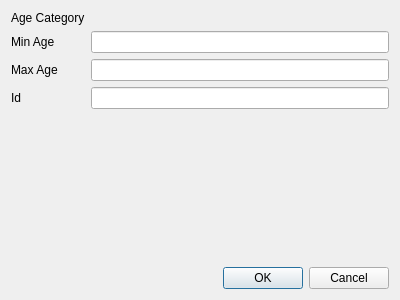
<?xml version="1.0" encoding="UTF-8"?>
<ui version="4.0">
 <class>AddAgeCategory</class>
 <widget class="QDialog" name="AddAgeCategory">
  <property name="geometry">
   <rect>
    <x>0</x>
    <y>0</y>
    <width>400</width>
    <height>300</height>
   </rect>
  </property>
  <property name="windowTitle">
   <string>Dialog</string>
  </property>
  <layout class="QVBoxLayout" name="verticalLayout">
   <item>
    <layout class="QFormLayout" name="formLayout">
     <item row="0" column="0">
      <widget class="QLabel" name="labelName">
       <property name="text">
        <string>Age Category</string>
       </property>
      </widget>
     </item>
     <item row="1" column="0">
      <widget class="QLabel" name="label_2">
       <property name="text">
        <string>Min Age</string>
       </property>
      </widget>
     </item>
     <item row="1" column="1">
      <widget class="QLineEdit" name="minAge"/>
     </item>
     <item row="2" column="0">
      <widget class="QLabel" name="label_3">
       <property name="text">
        <string>Max Age</string>
       </property>
      </widget>
     </item>
     <item row="2" column="1">
      <widget class="QLineEdit" name="maxAge"/>
     </item>
     <item row="3" column="1">
      <widget class="QLineEdit" name="age_id"/>
     </item>
     <item row="3" column="0">
      <widget class="QLabel" name="label">
       <property name="text">
        <string>Id</string>
       </property>
      </widget>
     </item>
    </layout>
   </item>
   <item>
    <widget class="QDialogButtonBox" name="buttonBox">
     <property name="orientation">
      <enum>Qt::Horizontal</enum>
     </property>
     <property name="standardButtons">
      <set>QDialogButtonBox::Cancel|QDialogButtonBox::Ok</set>
     </property>
    </widget>
   </item>
  </layout>
 </widget>
 <resources/>
 <connections>
  <connection>
   <sender>buttonBox</sender>
   <signal>accepted()</signal>
   <receiver>AddAgeCategory</receiver>
   <slot>accept()</slot>
   <hints>
    <hint type="sourcelabel">
     <x>248</x>
     <y>254</y>
    </hint>
    <hint type="destinationlabel">
     <x>157</x>
     <y>274</y>
    </hint>
   </hints>
  </connection>
  <connection>
   <sender>buttonBox</sender>
   <signal>rejected()</signal>
   <receiver>AddAgeCategory</receiver>
   <slot>reject()</slot>
   <hints>
    <hint type="sourcelabel">
     <x>316</x>
     <y>260</y>
    </hint>
    <hint type="destinationlabel">
     <x>286</x>
     <y>274</y>
    </hint>
   </hints>
  </connection>
 </connections>
</ui>
